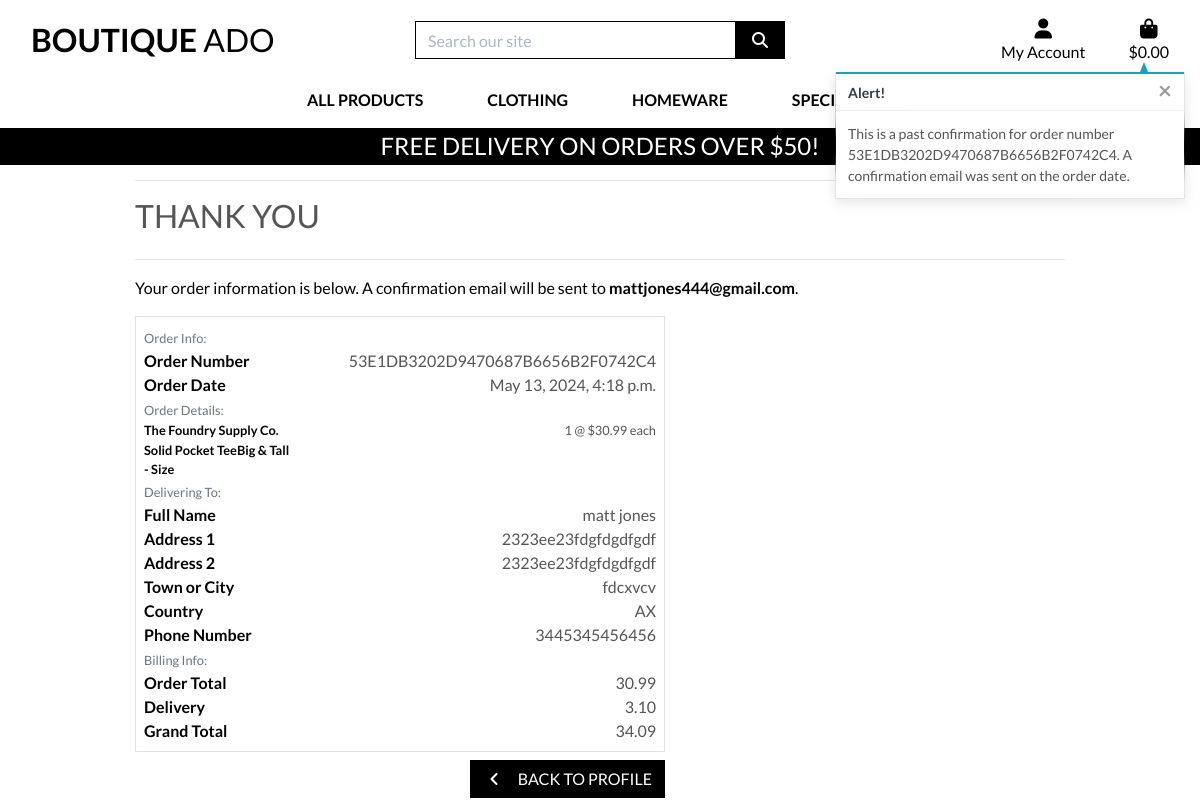
The app's page /profiles/order_history/53E1DB3202D9470687B6656B2F0742C4 with its own data.
### checkout/models.py (models this page shows, shortened)
class Order(models.Model):
    order_number = models.CharField(max_length=32, null=False, editable=False)
    user_profile = models.ForeignKey(UserProfile, on_delete=models.SET_NULL,
                                     null=True, blank=True, related_name='orders')
    full_name = models.CharField(max_length=50, null=False, blank=False)
    email = models.EmailField(max_length=254, null=False, blank=False)
    phone_number = models.CharField(max_length=20, null=False, blank=False)
    country = CountryField(blank_label='Country *', null=False, blank=False)
    postcode = models.CharField(max_length=20, null=True, blank=True)
    town_or_city = models.CharField(max_length=40, null=False, blank=False)
    street_address1 = models.CharField(max_length=80, null=False, blank=False)
    street_address2 = models.CharField(max_length=80, null=True, blank=True)
    county = models.CharField(max_length=80, null=True, blank=True)
    date = models.DateTimeField(auto_now_add=True)
    delivery_cost = models.DecimalField(max_digits=6, decimal_places=2, null=False, default=0)
    order_total = models.DecimalField(max_digits=10, decimal_places=2, null=False, default=0)
    grand_total = models.DecimalField(max_digits=10, decimal_places=2, null=False, default=0)
    original_bag = models.TextField(null=False, blank=False, default='')
    stripe_pid = models.CharField(max_length=254, null=False, blank=False, default='')

class OrderLineItem(models.Model):
    order = models.ForeignKey(Order, null=False, blank=False, on_delete=models.CASCADE, related_name='lineitems')
    product = models.ForeignKey(Product, null=False, blank=False, on_delete=models.CASCADE)
    product_size = models.CharField(max_length=2, null=True, blank=True) # XS, S, M, L, XL
    quantity = models.IntegerField(null=False, blank=False, default=0)
    lineitem_total = models.DecimalField(max_digits=6, decimal_places=2, null=False, blank=False, editable=False)

### products/models.py (models this page shows, shortened)
class Product(models.Model):
    category = models.ForeignKey('Category', null=True, blank=True, on_delete=models.SET_NULL)
    sku = models.CharField(max_length=254, null=True, blank=True)
    name = models.CharField(max_length=254)
    description = models.TextField()
    has_sizes = models.BooleanField(default=False, null=True, blank=True)
    price = models.DecimalField(max_digits=6, decimal_places=2)
    rating = models.DecimalField(max_digits=6, decimal_places=2, null=True, blank=True)
    image_url = models.URLField(max_length=1024, null=True, blank=True)
    image = models.ImageField(null=True, blank=True)

### profiles/views.py (the view)
# urls.py: path('order_history/<order_number>', views.order_history, name='order_history'),
def order_history(request, order_number):
    order = get_object_or_404(Order, order_number=order_number)
    messages.info(request, (
        f'This is a past confirmation for order number {order_number}. '
        'A confirmation email was sent on the order date.'
    ))
    template = 'checkout/checkout_success.html'
    context = {
        'order': order,
        'from_profile': True,
    }
    return render(request, template, context)

### bag/contexts.py (called while the page is built, shortened)
def bag_contents(request):
    bag_items = []
    total = 0
    product_count = 0
    bag = request.session.get('bag', {})
    if total < settings.FREE_DELIVERY_THRESHOLD:
        delivery = total * Decimal(settings.STANDARD_DELIVERY_PERCENTAGE / 100)
        free_delivery_delta = settings.FREE_DELIVERY_THRESHOLD - total
    else:
        delivery = 0
        free_delivery_delta = 0
    grand_total = delivery + total
    context = {
        'bag_items': bag_items,
        'total': total,
        'product_count': product_count,
        'delivery': delivery,
        'free_delivery_delta': free_delivery_delta,
        'free_delivery_threshold': settings.FREE_DELIVERY_THRESHOLD,
        'grand_total': grand_total,
    }
    return context

### checkout/templates/checkout/checkout_success.html (shortened to what this page needs)
{% extends "base.html" %}
{% load static %}
{% block extra_css %}
    <link rel="stylesheet" href="{% static 'checkout/css/checkout.css' %}">
{% endblock %}
{% block page_header %}
    <div class="container header-container">
    </div>
{% endblock %}
{% block content %}
    <div class="overlay"></div>
    <div class="container">
        <div class="row">
            <div class="col">
                <hr>
                <h2 class="logo-font mb-4">Thank You</h2>
                <hr>
                <p class="text-black">Your order information is below. A confirmation email will be sent to <strong>{{ order.email }}</strong>.</p>
            </div>
        </div>
        <div class="row">
            <div class="col-12 col-lg-7">
                <div class="order-confirmation-wrapper p-2 border">
                    <div class="row">
                        <div class="col">
                            <small class="text-muted">Order Info:</small>
                        </div>
                    </div>
                    <div class="row">
                        <div class="col-12 col-md-4">
                            <p class="mb-0 text-black font-weight-bold">Order Number</p>
                        </div>
                        <div class="col-12 col-md-8 text-md-right">
                            <p class="mb-0">{{ order.order_number }}</p>
                        </div>
                    </div>
                    <div class="row">
                        <div class="col-12 col-md-4">
                            <p class="mb-0 text-black font-weight-bold">Order Date</p>
                        </div>
                        <div class="col-12 col-md-8 text-md-right">
                            <p class="mb-0">{{ order.date }}</p>
                        </div>
                    </div>
                    <div class="row">
                        <div class="col">
                            <small class="text-muted">Order Details:</small>
                        </div>
                    </div>
                    {% for item in order.lineitems.all %}
                    <div class="row">
                        <div class="col-12 col-md-4">
                            <p class="small mb-0 text-black font-weight-bold">
                                {{ item.product.name }}{% if item.product_size %} - Size {{ item.product.size|upper }}{% endif %}
                            </p>
                        </div>
                        <div class="col-12 col-md-8 text-md-right">
                            <p class="small mb-0">{{ item.quantity }} @ ${{ item.product.price }} each</p>
                        </div>
                    </div>
                    {% endfor %}
                    <div class="row">
                        <div class="col">
                            <small class="text-muted">Delivering To:</small>
                        </div>
                    </div>
                    <div class="row">
                        <div class="col-12 col-md-4">
                            <p class="mb-0 text-black font-weight-bold">Full Name</p>
                        </div>
                        <div class="col-12 col-md-8 text-md-right">
                            <p class="mb-0">{{ order.full_name }}</p>
                        </div>
                    </div>
                    <div class="row">
                        <div class="col-12 col-md-4">
                            <p class="mb-0 text-black font-weight-bold">Address 1</p>
                        </div>
                        <div class="col-12 col-md-8 text-md-right">
                            <p class="mb-0">{{ order.street_address1 }}</p>
                        </div>
                    </div>
                    {% if order.street_address2 %}
                    <div class="row">
                        <div class="col-12 col-md-4">
                            <p class="mb-0 text-black font-weight-bold">Address 2</p>
                        </div>
                        <div class="col-12 col-md-8 text-md-right">
                            <p class="mb-0">{{ order.street_address1 }}</p>
                        </div>
                    </div>
                    {% endif %}
                    <div class="row">
                        <div class="col-12 col-md-4">
                            <p class="mb-0 text-black font-weight-bold">Town or City</p>
                        </div>
                        <div class="col-12 col-md-8 text-md-right">
                            <p class="mb-0">{{ order.town_or_city }}</p>
                        </div>
                    </div>
                    <div class="row">
                        <div class="col-12 col-md-4">
                            <p class="mb-0 text-black font-weight-bold">Country</p>
                        </div>
                        <div class="col-12 col-md-8 text-md-right">
                            <p class="mb-0">{{ order.country }}</p>
                        </div>
                    </div>
                    <div class="row">
                        <div class="col-12 col-md-4">
                            <p class="mb-0 text-black font-weight-bold">Phone Number</p>
                        </div>
                        <div class="col-12 col-md-8 text-md-right">
                            <p class="mb-0">{{ order.phone_number }}</p>
                        </div>
                    </div>
                    <div class="row">
                        <div class="col">
                            <small class="text-muted">Billing Info:</small>
                        </div>
                    </div>
                    <div class="row">
                        <div class="col-12 col-md-4">
                            <p class="mb-0 text-black font-weight-bold">Order Total</p>
                        </div>
                        <div class="col-12 col-md-8 text-md-right">
                            <p class="mb-0">{{ order.order_total }}</p>
                        </div>
                    </div>
                    <div class="row">
                        <div class="col-12 col-md-4">
                            <p class="mb-0 text-black font-weight-bold">Delivery</p>
                        </div>
                        <div class="col-12 col-md-8 text-md-right">
                            <p class="mb-0">{{ order.delivery_cost }}</p>
                        </div>
                    </div>
                    <div class="row">
                        <div class="col-12 col-md-4">
                            <p class="mb-0 text-black font-weight-bold">Grand Total</p>
                        </div>
                        <div class="col-12 col-md-8 text-md-right">
                            <p class="mb-0">{{ order.grand_total }}</p>
                        </div>
                    </div>
                </div>
            </div>
        </div>
        <div class="row">
			<div class="col-12 col-lg-7 text-right">
                {% if from_profile %}
                    <a href="{% url 'profile' %}" class="btn btn-black rounded-0 my-2">
                        <span class="icon mr-2">
                            <i class="fas fa-angle-left"></i>
                        </span>
                        <span class="text-uppercase">Back to Profile</span>
                    </a>
                {% endif %}
			</div>
		</div>
    </div>
{% endblock %}

### static/css/base.css (style rules this page uses)
html { height: 100%; }
body { background: url('/media/homepage_background_cropped.jpg') no-repeat center center fixed; background-size: cover; height: calc(100vh - 164px); color: #555; font-family: 'Lato'; }
.icon { align-items: center; display: inline-flex; justify-content: center; height: 1.5rem; width: 1.5rem; }
.logo-font { text-transform: uppercase; }
.btn-black { background: black; color: white; }
.text-black { color: #000 !important; }
.overlay { height: 100%; width: 100%; top: 0; left: 0; position: fixed; background: white; z-index: -1; }
@media (min-width: 1200px) { .container { max-width: 80%; } }
@media (min-width: 992px) { .header-container { padding-top: 164px; } }

### records on screen
Order: email "mattjones444@gmail.com", order_number "53E1DB3202D9470687B6656B2F0742C4", date "May 13, 2024, 4:18 p.m.", full_name "matt jones", street_address1 "2323ee23fdgfdgdfgdf", town_or_city "fdcxvcv", country "AX", phone_number "3445345456456", order_total "30.99", delivery_cost "3.10", grand_total "34.09"
OrderLineItem: product.name "The Foundry Supply Co. Solid Pocket TeeBig & Tall", quantity "1", product.price "30.99"

### other values on screen
{{ free_delivery_threshold }} "50"
{{ message }} "This is a past confirmation for order number 53E1DB3202D9470687B6656B2F0742C4. A confirmation email was sent on the order date."
